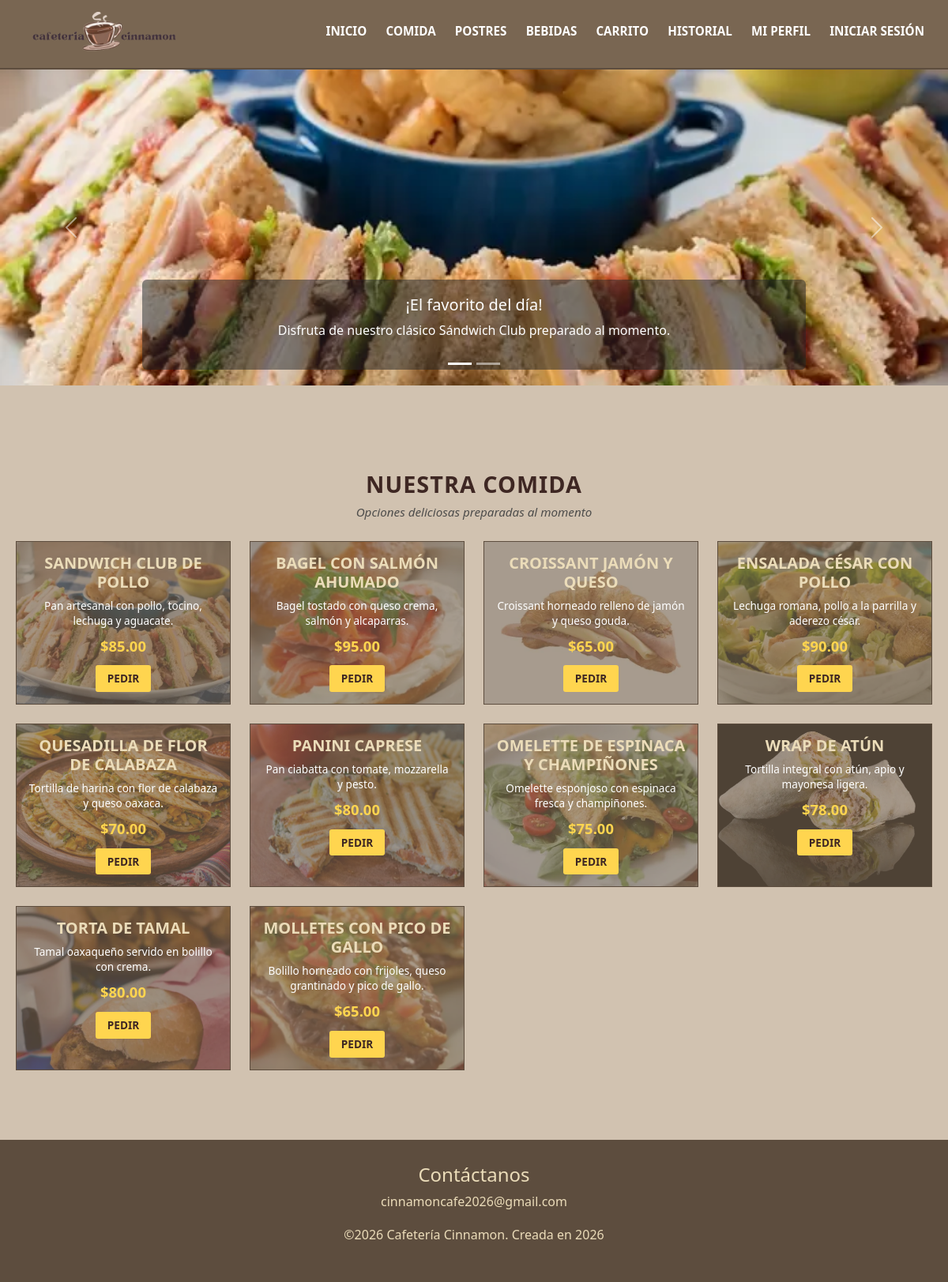
/php/menu_comida.php, run on the app's committed database.
### tables this page shows
CREATE TABLE productos (
    id_producto INT AUTO_INCREMENT PRIMARY KEY,
    nombre VARCHAR(100) NOT NULL,
    categoria ENUM('Comida', 'Bebidas', 'Postres') NOT NULL,
    precio DECIMAL(10,2) NOT NULL,
    disponibilidad BOOLEAN NOT NULL DEFAULT TRUE,
    descripcion TEXT,
    imagen VARCHAR(255) DEFAULT 'default.jpg'
);

### php/menu_comida.php (the view, shortened to what this page needs)
<?php
  $categoria_actual = "Nuestra Comida";
  $subtitulo = "Opciones deliciosas preparadas al momento";
  $conexion = mysqli_connect("localhost:2207", "root", "", "cinnamon");
  $query = "SELECT * FROM productos WHERE categoria = 'Comida'";
  $resultado = mysqli_query($conexion, $query);
?>
<!DOCTYPE html>
<html lang="es">
<head>
  <link href="https://cdn.jsdelivr.net/npm/bootstrap@5.3.2/dist/css/bootstrap.min.css" rel="stylesheet">
  <link rel="stylesheet" href="../css/menu_postres.css?v=<?php echo filemtime('../css/menu_postres.css'); ?>">
</head>
<body>
  <div id="header-placeholder"></div>
  <div id="carruselPromosComida" class="carousel slide mb-5" data-bs-ride="carousel">
    <div class="carousel-indicators">
      <button type="button" data-bs-target="#carruselPromosComida" data-bs-slide-to="0" class="active" aria-current="true" aria-label="Slide 1"></button>
      <button type="button" data-bs-target="#carruselPromosComida" data-bs-slide-to="1" aria-label="Slide 2"></button>
    </div>
    <div class="carousel-inner">
      <div class="carousel-item active">
        <img src="../img/sandwich-club.webp" class="d-block w-100" alt="Promoción Sándwich" style="max-height: 400px; object-fit: cover;">
        <div class="carousel-caption d-none d-md-block bg-dark bg-opacity-50 rounded">
          <h5>¡El favorito del día!</h5>
          <p>Disfruta de nuestro clásico Sándwich Club preparado al momento.</p>
        </div>
      </div>
    </div>
    <button class="carousel-control-prev" type="button" data-bs-target="#carruselPromosComida" data-bs-slide="prev">
      <span class="carousel-control-prev-icon" aria-hidden="true"></span>
    </button>
    <button class="carousel-control-next" type="button" data-bs-target="#carruselPromosComida" data-bs-slide="next">
      <span class="carousel-control-next-icon" aria-hidden="true"></span>
    </button>
  </div>
  <section class="menu container my-5">
    <div class="text-center mb-4">
      <h2 class="seccion-titulo fw-bold"><?php echo $categoria_actual; ?></h2>
      <p class="seccion-subtitulo text-muted fst-italic"><?php echo $subtitulo; ?></p>
    </div>
    <div class="row g-4">
      <?php
      if ($resultado && mysqli_num_rows($resultado) > 0) {
        while ($producto = mysqli_fetch_assoc($resultado)) {
      ?>
        <div class="col-12 col-sm-6 col-md-4 col-lg-3">
          <article class="categoria-carta h-100">
          <img class="categoria-foto" src="<?php echo isset($producto['imagen']) && !empty($producto['imagen']) ? '../img/' . $producto['imagen'] : '../img/sandwich-club.webp'; ?>"
            alt="<?php echo htmlspecialchars($producto['nombre']); ?>">
            <div class="categoria-label">
              <h3><?php echo htmlspecialchars($producto['nombre']); ?></h3>
              <p class="bebida-desc"><?php echo isset($producto['descripcion']) ? htmlspecialchars($producto['descripcion']) : ''; ?></p>
              <span class="bebida-precio">$<?php echo number_format($producto['precio'], 2); ?></span>
              <form action="carrito.php" method="POST" class="mt-auto">
                <button type="submit" class="btn-pedir">Pedir</button>
              </form>
            </div>
          </article>
        </div>
      <?php
        }
      } ?>
    </div>
  </section>
  <div id="footer-placeholder"></div>
</body>
</html>

### css/menu_postres.css (style rules this page uses)
* { box-sizing: border-box; margin: 0; padding: 0; }
body { font-family: 'Segoe UI', Tahoma, Geneva, Verdana, sans-serif; background-color: #d1c2b0; color: #3e2723; line-height: 1.6; }
.menu { padding: 40px 20px; max-width: 1200px; margin: 0 auto; }
.seccion-titulo { text-align: center; font-size: 1.8rem; text-transform: uppercase; letter-spacing: 1px; margin-top: 20px; margin-bottom: 5px; color: #3e2723; }
.seccion-subtitulo { text-align: center; color: #5d4d3e; margin-bottom: 25px; font-style: italic; font-size: 0.95rem; }
.categoria-carta { display: flex; background-color: #796652; text-align: center; text-decoration: none; vertical-align: middle; height: 260px; position: relative; border: 1px solid #5d4d3e; transition: transform 0.3s, background-color 0.3s; }
.categoria-foto { width: 100%; height: 100%; object-fit: cover; position: absolute; top: 0; left: 0; opacity: 0.35; }
.categoria-label { position: relative; z-index: 2; color: #ffffff; padding: 15px; }
.categoria-label h3 { font-size: 1.25rem; font-weight: bold; text-transform: uppercase; margin-bottom: 8px; color: #ebdcb9; }
.bebida-desc { font-size: 0.85rem; line-height: 1.4; margin-bottom: 8px; }
.bebida-precio { color: #ffd54f; font-weight: bold; font-size: 1.15rem; display: block; }
.btn-pedir { display: inline-block; background-color: #ffd54f; color: #3e2723; text-decoration: none; font-weight: bold; font-size: 0.85rem; text-transform: uppercase; padding: 6px 15px; margin-top: 10px; border-radius: 3px; border: none; cursor: pointer; transition: background-color 0.3s, transform 0.2s; }

### data on the page
productos: imagen (picture), nombre "SANDWICH CLUB DE POLLO", descripcion "Pan artesanal con pollo, tocino, lechuga y aguacate.", precio "85.00"
productos: imagen (picture), nombre "BAGEL CON SALMÓN AHUMADO", descripcion "Bagel tostado con queso crema, salmón y alcaparras.", precio "95.00"
productos: imagen (picture), nombre "CROISSANT JAMÓN Y QUESO", descripcion "Croissant horneado relleno de jamón y queso gouda.", precio "65.00"
productos: imagen (picture), nombre "ENSALADA CÉSAR CON POLLO", descripcion "Lechuga romana, pollo a la parrilla y aderezo césar.", precio "90.00"
productos: imagen (picture), nombre "QUESADILLA DE FLOR DE CALABAZA", descripcion "Tortilla de harina con flor de calabaza y queso oaxaca.", precio "70.00"
productos: imagen (picture), nombre "PANINI CAPRESE", descripcion "Pan ciabatta con tomate, mozzarella y pesto.", precio "80.00"
productos: imagen (picture), nombre "OMELETTE DE ESPINACA Y CHAMPIÑONES", descripcion "Omelette esponjoso con espinaca fresca y champiñones.", precio "75.00"
productos: imagen (picture), nombre "WRAP DE ATÚN", descripcion "Tortilla integral con atún, apio y mayonesa ligera.", precio "78.00"
productos: imagen (picture), nombre "TORTA DE TAMAL", descripcion "Tamal oaxaqueño servido en bolillo con crema.", precio "80.00"
productos: imagen (picture), nombre "MOLLETES CON PICO DE GALLO", descripcion "Bolillo horneado con frijoles, queso grantinado y pico de gallo.", precio "65.00"

### other printed values
$categoria_actual "NUESTRA COMIDA"
$subtitulo "Opciones deliciosas preparadas al momento"
